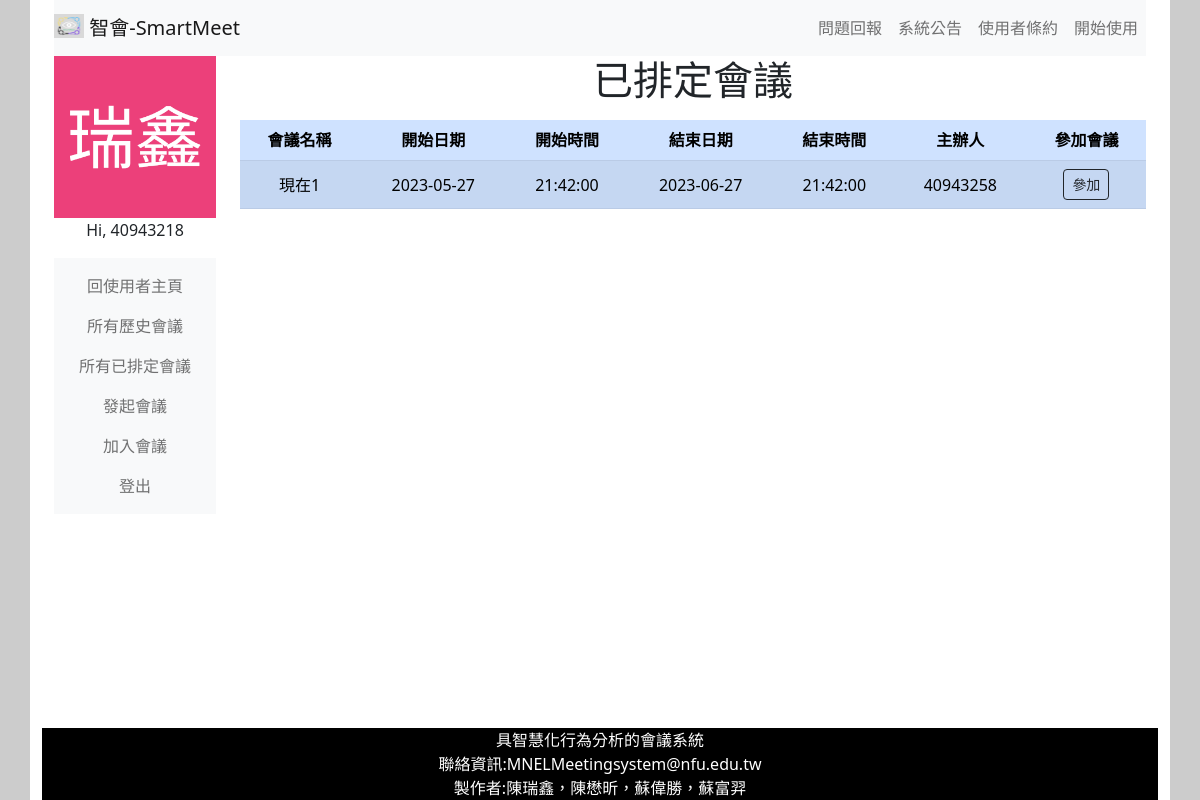
Page /htmlPhp/user/futMeetPage.php (signed in) on the earlier database version.
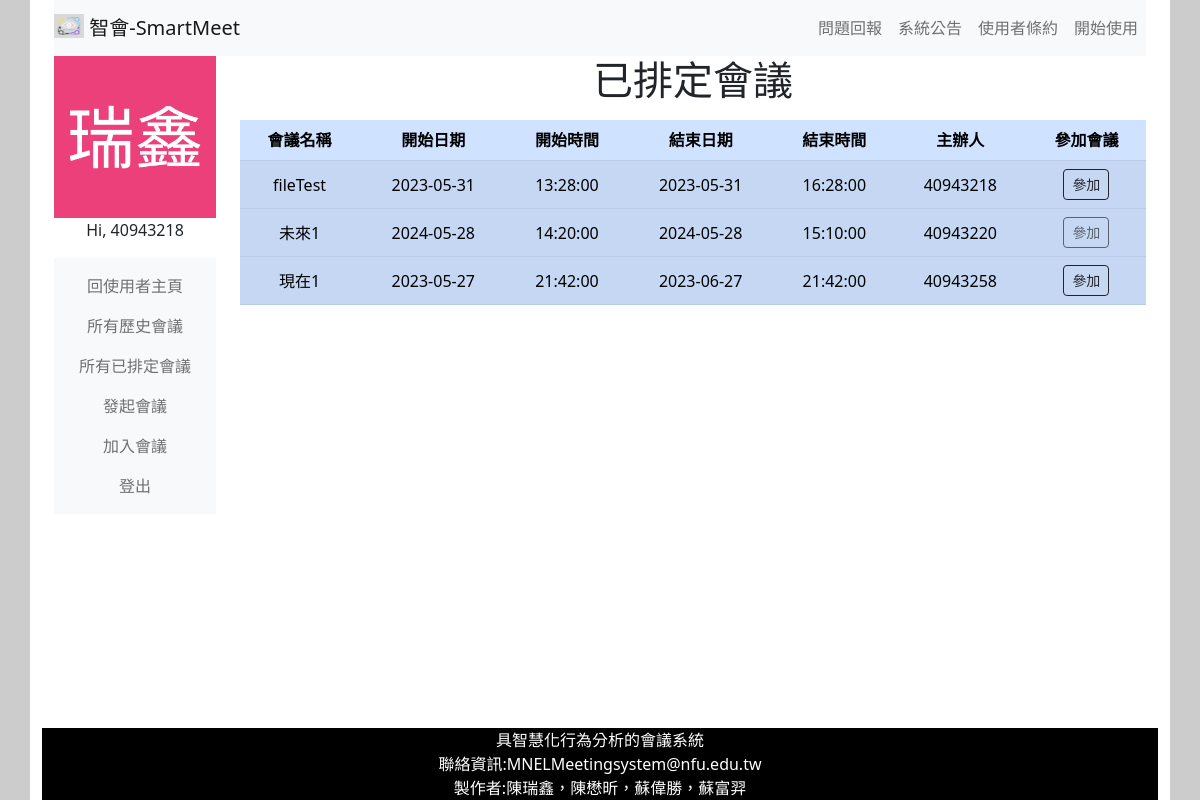
Same page on the later database version.
### tables this page shows
CREATE TABLE `coursemember` (
  `courseId` varchar(255) NOT NULL,
  `courseMember` varchar(255) NOT NULL
);

CREATE TABLE `courseinfo` (
  `courseId` varchar(255) NOT NULL,
  `courseName` varchar(255) NOT NULL,
  `courseDateStart` date NOT NULL DEFAULT current_timestamp(),
  `courseDateEnd` date NOT NULL,
  `courseTimeStart` time NOT NULL DEFAULT current_timestamp(),
  `courseTimeEnd` time NOT NULL,
  `courseContent` varchar(255) NOT NULL,
  `openCourse` tinyint(1) NOT NULL,
  `fileExist` tinyint(1) NOT NULL
);

CREATE TABLE `coursehost` (
  `courseId` varchar(255) NOT NULL,
  `courseHostAcc` varchar(255) NOT NULL
);

### htmlPhp/includePHP/userFutMeet.php (the view, shortened to what this page needs)
<?php
$sqlUserInfo = "SELECT * FROM userInfo WHERE userAccount ='{$_SESSION["userAccount"]}'";
    $userInfoResult=mysqli_query($conn,$sqlUserInfo);
    $userClassData = mysqli_fetch_assoc($userInfoResult);
    $userClass = $userClassData["userClass"];
$sqlCourseId = "SELECT courseId FROM courseMember WHERE courseMember ='{$userClass}'";
    $courseMemberResult=mysqli_query($conn,$sqlCourseId);
    while ($courseMemberRow = mysqli_fetch_assoc($courseMemberResult)){
        $sqlCourseInfo = "SELECT *
                            FROM courseInfo INNER JOIN courseHost ON courseInfo.courseId=courseHost.courseId
                            WHERE courseInfo.courseId ='{$courseMemberRow['courseId']}'
                            ORDER BY courseInfo.courseDateStart ASC";
        $courseInfoResult=mysqli_query($conn,$sqlCourseInfo);
        $courseInfoData = mysqli_fetch_assoc($courseInfoResult);
        if(strtotime($courseInfoData['courseDateEnd'] . ' ' . $courseInfoData['courseTimeEnd']) >= strtotime(date('Y-m-d H:i:s'))){
            echo'
                <tr data-bs-toggle="collapse" data-bs-target="#r'.$courseInfoData['courseId'].'">
                    <td>'.$courseInfoData['courseName'].'</td>
                    <td>'.$courseInfoData['courseDateStart'].'</td>
                    <td>'.$courseInfoData['courseTimeStart'].'</td>
                    <td>'.$courseInfoData['courseDateEnd'].'</td>
                    <td>'.$courseInfoData['courseTimeEnd'].'</td>
                    <td>'.$courseInfoData['courseHostAcc'].'</td>';
            if(strtotime($courseInfoData['courseDateStart'] . ' ' . $courseInfoData['courseTimeStart']) <= strtotime(date('Y-m-d H:i:s'))){
                echo '<td><button type="button" class="btn btn-outline-dark btn-sm" onclick="redirectMeetingRoom(\''.$courseInfoData['courseId'].'\')">參加</button></td>';
            }else{
                echo '<td><button type="button" class="btn btn-outline-dark btn-sm" disabled>參加</button></td>';
            }
            echo'
                </tr>
                <tr class="collapse accordion-collapse" id="r'.$courseInfoData['courseId'].'">
                    <td colspan="7">
                        '.$courseInfoData['courseContent'];
            echo'
                    </td>
                </tr>
            ';
        }
    }

### htmlPhp/user/futMeetPage.php (shortened to what this page needs)
<?php
  include "../includePHP/checkUserPer.php";
?>
<!DOCTYPE html>
<html lang="zh-Hant-TW">
<head>
    <link rel="stylesheet" type="text/css" href="../css/bootstrap.min.css">
    <link rel="stylesheet" type="text/css" href="../webCSS/userPageStyle.css">
</head>
<body>
    <div class ="container" id="mainContainer">
      <div class="container">
        <?php include("../includePHP/mainNav.php");?>
      </div>
      <div class="container">
        <div class="row">
          <div class="col-md-2">
            <?php include ("../includePHP/userImage.php"); ?>
            <?php include ("../includePHP/userNav.php"); ?>
          </div>
          <div class="col-md-10">
            <h1>
              <p id="listHeader">已排定會議</p>
            </h1>
            <table class="table table-primary table-striped accordion align-middle">
              <thead>
                <tr>
                  <th scope="col">會議名稱</th>
                  <th scope="col">開始日期</th>
                  <th scope="col">開始時間</th>
                  <th scope="col">結束日期</th>
                  <th scope="col">結束時間</th>
                  <th scope="col">主辦人</th>
                  <th scope="col">參加會議</th>
                </tr>
              </thead>
              <tbody>
                <?php include("../includePHP/userFutMeet.php");?>
              </tbody>
            </table>
          </div>
        </div>
      </div>
      <?php include("../includePHP/tail.php"); ?>
    </div>
</body>
</html>

### htmlPhp/includePHP/mainNav.php (shortened to what this page needs)
<nav class="navbar navbar-expand-md bg-light navbar-light">
  <a class="navbar-brand" href="../system/index.php">
    <img src="../webImage/SmartMeet.png" alt="" width="30" height="24" class="d-inline-block align-text-top">
    智會-SmartMeet
  </a>
  <div class="collapse navbar-collapse justify-content-end" id="link">
    <ul class="navbar-nav">
      <li class="nav-item">
        <a class="nav-link" href="../system/errorReport.php" id="userNavLink">問題回報</a>
      </li>
      <li class="nav-item">
        <a class="nav-link" href="../system/message.php" id="userNavLink">系統公告</a>
      </li>
      <li class="nav-item">
        <a class="nav-link" href="../system/eula.php" id="userNavLink">使用者條約</a>
      </li>
      <li class="nav-item">
        <a class="nav-link" href="../user/loginPage.php" id="userNavLink">開始使用</a>
      </li>
    </ul>
  </div>
</nav>

### htmlPhp/includePHP/userImage.php
<img src="
  <?php
    $sql = "SELECT * FROM userInfo WHERE userAccount ='{$_SESSION["userAccount"]}'";
    $result=mysqli_query($conn,$sql);
    $data = mysqli_fetch_assoc($result);
    if($data["userImage"]==1){
      $userImagePath = "../userImage/{$_SESSION['userAccount']}.jpg";
      echo $userImagePath;
    }else{
      $userImagePath = "../userImage/default.jpg";
      echo $userImagePath;
    }
  ?>
  " class="img-fluid" alt="使用者圖片" style="display:block; margin:auto;">
  <?php
    echo "<p align=\"center\">Hi, {$_SESSION['userAccount']}</p>";
  ?>

### htmlPhp/includePHP/userNav.php
<nav class="navbar justify-content-center navbar-light bg-light">
<ul class="navbar-nav">
    <li class="nav-item" id="userNavLink">
        <a class="nav-link" href="../user/userPage.php">回使用者主頁</a>
    </li>
    <li class="nav-item" id="userNavLink">
        <a class="nav-link" href="../user/HisMeetPage.php">所有歷史會議</a>
    </li>
    <li class="nav-item" id="userNavLink">
        <a class="nav-link" href="../user/FutMeetPage.php">所有已排定會議</a>
    </li>
    <li class="nav-item" id="userNavLink">
        <a class="nav-link" href="../user/bookingPage.php">發起會議</a>
    </li>
    <li class="nav-item" id="userNavLink">
        <a class="nav-link" href="../user/joinPage.php">加入會議</a>
    </li>
    <li class="nav-item" id="userNavLink">
      <a class="nav-link" href="../user/logout.php">登出</a>
    </li>
</ul>
</nav>

### htmlPhp/includePHP/tail.php
<div class="container" style="min-height: 72px;">
</div>
<footer class="container fixed-bottom">
    <div id="systemContactInfo">
        <div>具智慧化行為分析的會議系統</div>
        <div>聯絡資訊:MNELMeetingsystem@nfu.edu.tw</div>
        <div>製作者:陳瑞鑫，陳懋昕，蘇偉勝，蘇富羿</div>
    </div>
</footer>

### htmlPhp/webCSS/userPageStyle.css (style rules this page uses)
html,body { height: 100%; background-color: #cccccc; }
#mainContainer { min-height: 100vh; }
.container { background-color: white; }
#listHeader { text-align: center; }
#userNavLink { text-align: center; }
th { text-align: center; }
td { text-align: center; }
#systemContactInfo { background-color: black; color:white; text-align: center; }

Differences in the rows shown:
added coursemember: courseId.courseName "fileTest", courseId.courseDateStart "2023-05-31", courseId.courseTimeStart "13:28:00", courseId.courseDateEnd "2023-05-31", courseId.courseTimeEnd "16:28:00", coursehost.courseHostAcc "40943218"
now on this page (row edited): coursemember: courseId.courseName "未來1", courseId.courseDateStart "2024-05-28", courseId.courseTimeStart "14:20:00", courseId.courseDateEnd "2024-05-28", courseId.courseTimeEnd "15:10:00", coursehost.courseHostAcc "40943220", shows "參加"
